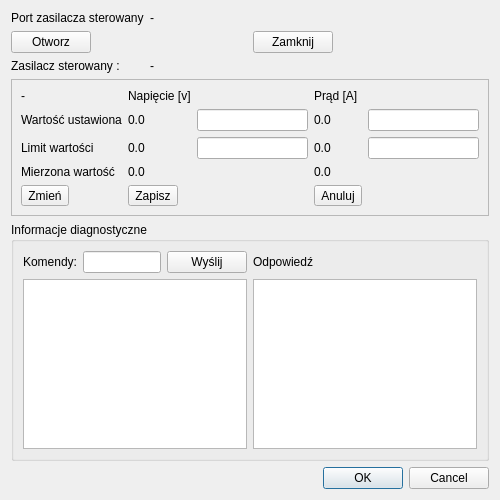
<?xml version="1.0" encoding="UTF-8"?>
<ui version="4.0">
 <class>TestZasilaczaDlg</class>
 <widget class="QDialog" name="TestZasilaczaDlg">
  <property name="geometry">
   <rect>
    <x>0</x>
    <y>0</y>
    <width>500</width>
    <height>500</height>
   </rect>
  </property>
  <property name="minimumSize">
   <size>
    <width>500</width>
    <height>500</height>
   </size>
  </property>
  <property name="maximumSize">
   <size>
    <width>1920</width>
    <height>1200</height>
   </size>
  </property>
  <property name="windowTitle">
   <string>Dialog</string>
  </property>
  <layout class="QVBoxLayout" name="verticalLayout">
   <item>
    <layout class="QFormLayout" name="formLayout">
     <item row="0" column="0">
      <widget class="QLabel" name="label_1">
       <property name="text">
        <string>Port zasilacza sterowany</string>
       </property>
      </widget>
     </item>
     <item row="0" column="1">
      <widget class="QLabel" name="lZasSterPort">
       <property name="text">
        <string>-</string>
       </property>
      </widget>
     </item>
     <item row="1" column="0" colspan="2">
      <layout class="QHBoxLayout" name="horizontalLayout">
       <item>
        <widget class="QPushButton" name="pbZasOpen">
         <property name="text">
          <string>Otworz</string>
         </property>
        </widget>
       </item>
       <item>
        <spacer name="horizontalSpacer">
         <property name="orientation">
          <enum>Qt::Horizontal</enum>
         </property>
         <property name="sizeHint" stdset="0">
          <size>
           <width>40</width>
           <height>20</height>
          </size>
         </property>
        </spacer>
       </item>
       <item>
        <widget class="QPushButton" name="pbZasClose">
         <property name="text">
          <string>Zamknij</string>
         </property>
        </widget>
       </item>
       <item>
        <spacer name="horizontalSpacer_2">
         <property name="orientation">
          <enum>Qt::Horizontal</enum>
         </property>
         <property name="sizeHint" stdset="0">
          <size>
           <width>40</width>
           <height>20</height>
          </size>
         </property>
        </spacer>
       </item>
      </layout>
     </item>
     <item row="2" column="0">
      <widget class="QLabel" name="label_2">
       <property name="text">
        <string>Zasilacz sterowany :</string>
       </property>
      </widget>
     </item>
     <item row="2" column="1">
      <widget class="QLabel" name="lZasIdent">
       <property name="text">
        <string>-</string>
       </property>
      </widget>
     </item>
     <item row="3" column="0" colspan="2">
      <widget class="QFrame" name="frame">
       <property name="frameShape">
        <enum>QFrame::StyledPanel</enum>
       </property>
       <property name="frameShadow">
        <enum>QFrame::Raised</enum>
       </property>
       <layout class="QGridLayout" name="gridLayout">
        <item row="1" column="2">
         <widget class="QLineEdit" name="leVoltSet"/>
        </item>
        <item row="2" column="2">
         <widget class="QLineEdit" name="leVoltLim"/>
        </item>
        <item row="4" column="0">
         <widget class="QToolButton" name="tbChange">
          <property name="text">
           <string>Zmień</string>
          </property>
         </widget>
        </item>
        <item row="0" column="1">
         <widget class="QLabel" name="label_4">
          <property name="text">
           <string>Napięcie [v]</string>
          </property>
         </widget>
        </item>
        <item row="2" column="1">
         <widget class="QLabel" name="mVoltageLimit">
          <property name="text">
           <string>0.0</string>
          </property>
         </widget>
        </item>
        <item row="1" column="3">
         <widget class="QLabel" name="mCurrent">
          <property name="text">
           <string>0.0</string>
          </property>
         </widget>
        </item>
        <item row="3" column="1">
         <widget class="QLabel" name="mVoltageMeas">
          <property name="text">
           <string>0.0</string>
          </property>
         </widget>
        </item>
        <item row="1" column="1">
         <widget class="QLabel" name="mVoltage">
          <property name="text">
           <string>0.0</string>
          </property>
         </widget>
        </item>
        <item row="0" column="3">
         <widget class="QLabel" name="label_3">
          <property name="text">
           <string>Prąd [A]</string>
          </property>
         </widget>
        </item>
        <item row="4" column="3">
         <widget class="QToolButton" name="tbCancel">
          <property name="text">
           <string>Anuluj</string>
          </property>
         </widget>
        </item>
        <item row="2" column="0">
         <widget class="QLabel" name="label_5">
          <property name="text">
           <string>Limit wartości</string>
          </property>
         </widget>
        </item>
        <item row="0" column="0">
         <widget class="QLabel" name="label">
          <property name="text">
           <string>-</string>
          </property>
         </widget>
        </item>
        <item row="2" column="3">
         <widget class="QLabel" name="mCurrentLimit">
          <property name="text">
           <string>0.0</string>
          </property>
         </widget>
        </item>
        <item row="1" column="0">
         <widget class="QLabel" name="label_6">
          <property name="text">
           <string>Wartość ustawiona</string>
          </property>
         </widget>
        </item>
        <item row="3" column="3">
         <widget class="QLabel" name="mCurrentMeas">
          <property name="text">
           <string>0.0</string>
          </property>
         </widget>
        </item>
        <item row="3" column="0">
         <widget class="QLabel" name="label_7">
          <property name="text">
           <string>Mierzona wartość</string>
          </property>
         </widget>
        </item>
        <item row="4" column="1">
         <widget class="QToolButton" name="tbSave">
          <property name="text">
           <string>Zapisz</string>
          </property>
         </widget>
        </item>
        <item row="1" column="4">
         <widget class="QLineEdit" name="leCurrSet"/>
        </item>
        <item row="2" column="4">
         <widget class="QLineEdit" name="leCurrLim"/>
        </item>
       </layout>
      </widget>
     </item>
    </layout>
   </item>
   <item>
    <widget class="QWidget" name="zasilaczKomendy" native="true">
     <layout class="QHBoxLayout" name="horizontalLayout_3">
      <property name="spacing">
       <number>0</number>
      </property>
      <property name="leftMargin">
       <number>0</number>
      </property>
      <property name="topMargin">
       <number>0</number>
      </property>
      <property name="rightMargin">
       <number>0</number>
      </property>
      <property name="bottomMargin">
       <number>0</number>
      </property>
      <item>
       <widget class="QGroupBox" name="groupBox">
        <property name="title">
         <string>Informacje diagnostyczne</string>
        </property>
        <layout class="QGridLayout" name="gridLayout_4">
         <item row="0" column="1">
          <widget class="QLineEdit" name="zasilacz_cmd"/>
         </item>
         <item row="1" column="3">
          <widget class="QTextEdit" name="zasilacz_reply"/>
         </item>
         <item row="0" column="3">
          <widget class="QLabel" name="label_10">
           <property name="text">
            <string>Odpowiedź</string>
           </property>
          </widget>
         </item>
         <item row="0" column="0">
          <widget class="QLabel" name="label_9">
           <property name="text">
            <string>Komendy:</string>
           </property>
          </widget>
         </item>
         <item row="0" column="2">
          <widget class="QPushButton" name="pbCmdSend">
           <property name="text">
            <string>Wyślij</string>
           </property>
          </widget>
         </item>
         <item row="1" column="0" colspan="3">
          <widget class="QTextEdit" name="zasilacz_request"/>
         </item>
        </layout>
       </widget>
      </item>
     </layout>
    </widget>
   </item>
   <item>
    <widget class="QDialogButtonBox" name="buttonBox">
     <property name="orientation">
      <enum>Qt::Horizontal</enum>
     </property>
     <property name="standardButtons">
      <set>QDialogButtonBox::Cancel|QDialogButtonBox::Ok</set>
     </property>
    </widget>
   </item>
  </layout>
 </widget>
 <resources/>
 <connections>
  <connection>
   <sender>buttonBox</sender>
   <signal>accepted()</signal>
   <receiver>TestZasilaczaDlg</receiver>
   <slot>accept()</slot>
   <hints>
    <hint type="sourcelabel">
     <x>248</x>
     <y>254</y>
    </hint>
    <hint type="destinationlabel">
     <x>157</x>
     <y>274</y>
    </hint>
   </hints>
  </connection>
  <connection>
   <sender>buttonBox</sender>
   <signal>rejected()</signal>
   <receiver>TestZasilaczaDlg</receiver>
   <slot>reject()</slot>
   <hints>
    <hint type="sourcelabel">
     <x>316</x>
     <y>260</y>
    </hint>
    <hint type="destinationlabel">
     <x>286</x>
     <y>274</y>
    </hint>
   </hints>
  </connection>
 </connections>
</ui>
